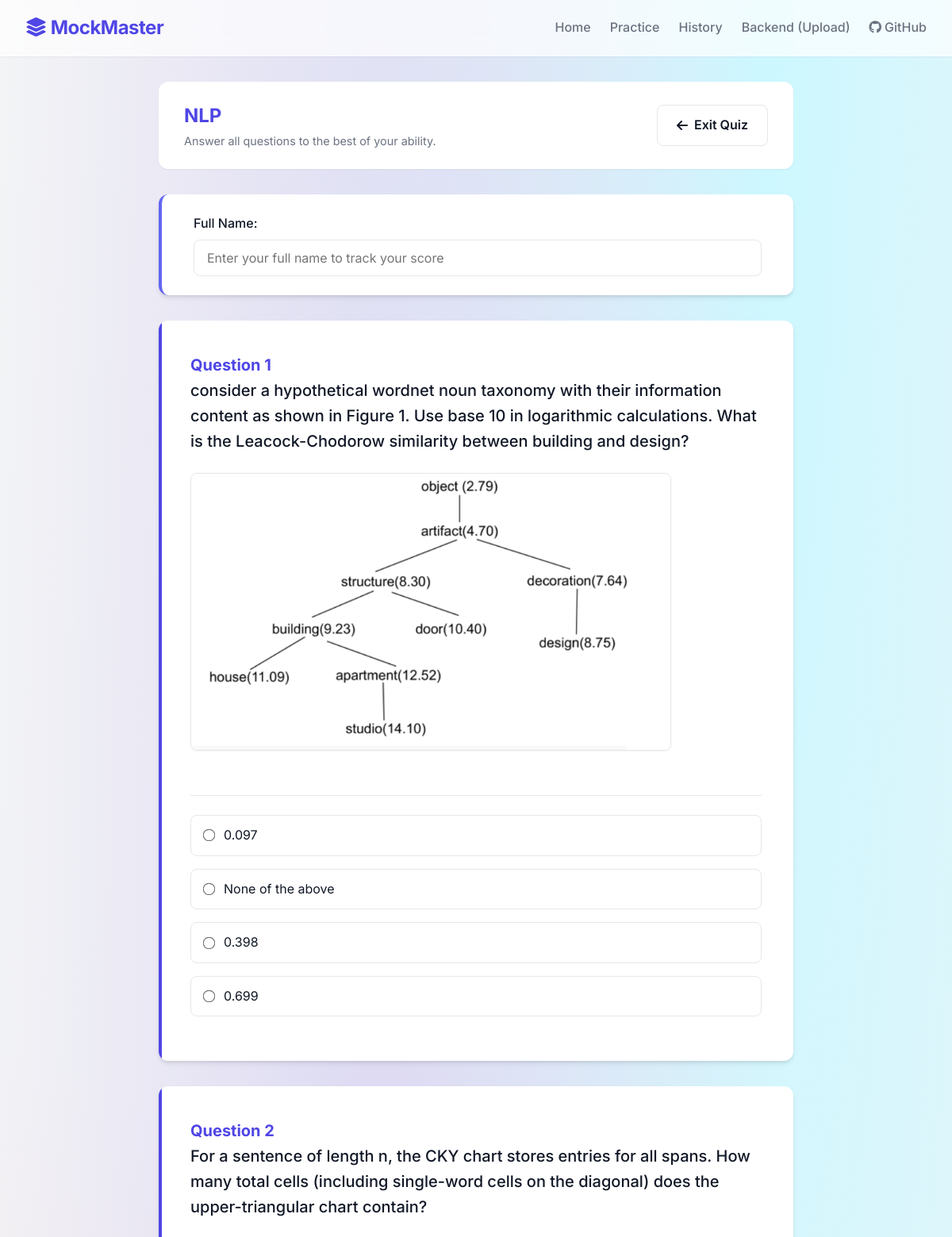
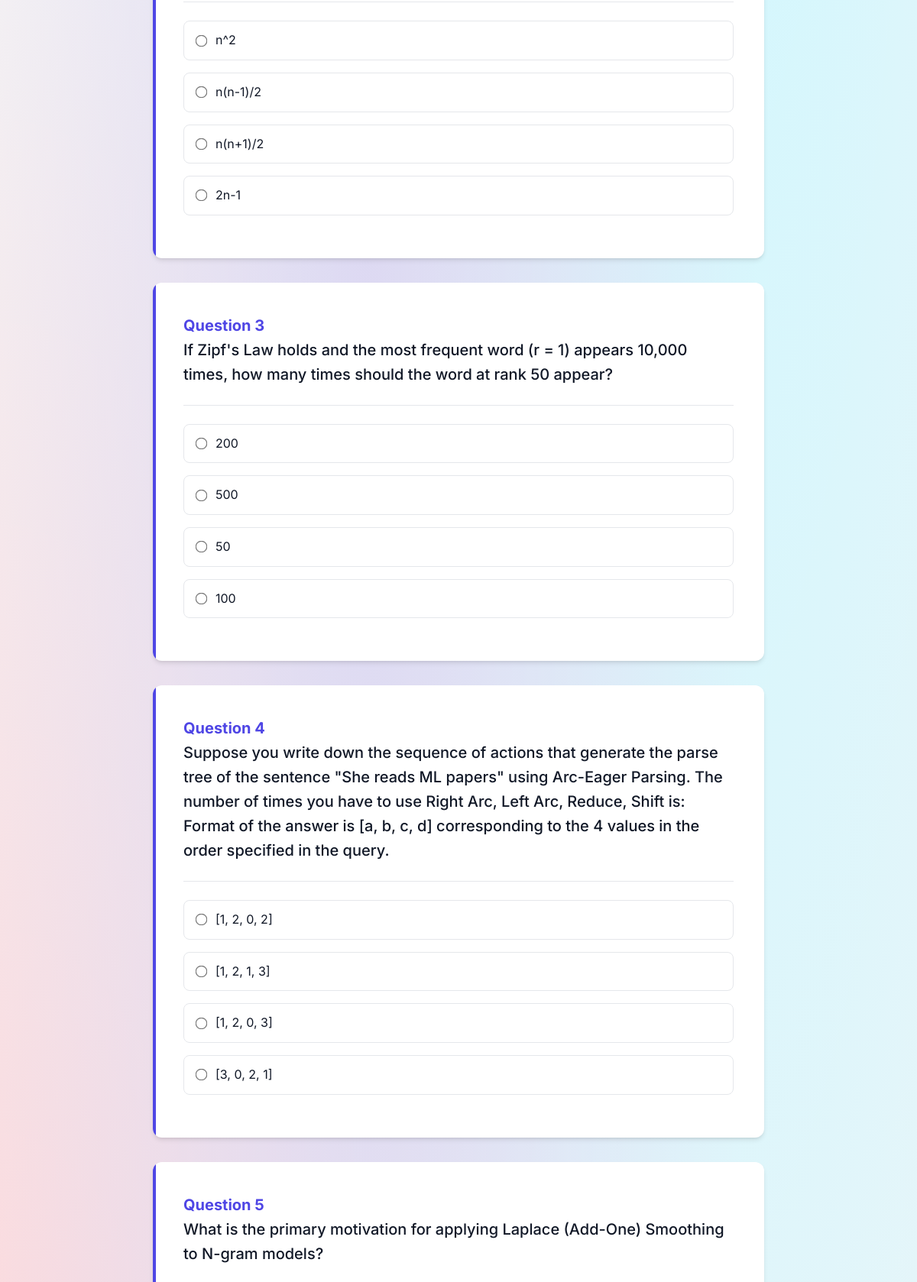
/quiz/3 (upper part), run on the app's committed database (2 pictures, top to bottom).
### app.py (models this page shows)
class Module(db.Model):
    id = db.Column(db.Integer, primary_key=True)
    name = db.Column(db.String(100), nullable=False)
    description = db.Column(db.Text, nullable=True)
    questions = db.relationship('Question', backref='module', lazy=True, cascade='all, delete-orphan')

class Question(db.Model):
    id = db.Column(db.Integer, primary_key=True)
    module_id = db.Column(db.Integer, db.ForeignKey('module.id'), nullable=False)
    text = db.Column(db.Text, nullable=False)
    type = db.Column(db.String(20), nullable=False) # 'single', 'multiple', 'numerical'
    image_path = db.Column(db.String(255), nullable=True)
    explanation = db.Column(db.Text, nullable=True)
    options = db.relationship('Option', backref='question', lazy=True, cascade='all, delete-orphan')

class Option(db.Model):
    id = db.Column(db.Integer, primary_key=True)
    question_id = db.Column(db.Integer, db.ForeignKey('question.id'), nullable=False)
    text = db.Column(db.String(255), nullable=False)
    is_correct = db.Column(db.Boolean, default=False, nullable=False)

### app.py (the view)
@app.route('/quiz/<int:module_id>')
def quiz(module_id):
    module = db.session.get(Module, module_id)
    if not module or not module.questions:
        flash('Module not found or has no questions.', 'error')
        return redirect(url_for('practice'))
    questions = list(module.questions)
    random.shuffle(questions)
    for q in questions:
        shuffled_opts = list(q.options)
        random.shuffle(shuffled_opts)
        q.shuffled_options = shuffled_opts
    return render_template('quiz.html', module=module, questions=questions)

### templates/quiz.html (shortened to what this page needs)
{% extends 'base.html' %}
{% block content %}
<div style="max-width: 800px; margin: 0 auto;">
    <div style="display: flex; justify-content: space-between; align-items: center; margin-bottom: 2rem; background: var(--surface); padding: 1.5rem 2rem; border-radius: var(--radius); box-shadow: var(--shadow-sm);">
        <div>
            <h2 style="margin: 0; color: var(--primary);">{{ module.name }}</h2>
            <p class="text-muted" style="margin: 0; font-size: 0.9rem;">Answer all questions to the best of your ability.</p>
        </div>
        <a href="{{ url_for('practice') }}" class="btn btn-secondary"><i class="fa-solid fa-arrow-left" style="margin-right: 8px;"></i> Exit Quiz</a>
    </div>
    <form id="quiz-form" action="{{ url_for('submit_quiz', module_id=module.id) }}" method="POST">
        <div class="card" style="margin-bottom: 2rem; padding: 1.5rem 2.5rem; border-left: 4px solid var(--secondary);">
            <div class="form-group" style="margin-bottom: 0;">
                <label for="student_name" class="form-label">Full Name:</label>
                <input type="text" name="student_name" id="student_name" class="form-control" placeholder="Enter your full name to track your score" required>
            </div>
        </div>
        {% for q in questions %}
            <div class="card" style="margin-bottom: 2rem; padding: 2.5rem; position: relative; overflow: hidden;">
                <div style="position: absolute; top: 0; left: 0; width: 4px; height: 100%; background: var(--primary);"></div>
                <h4 style="margin-bottom: 1.5rem; font-size: 1.25rem;">
                    <span style="color: var(--primary); margin-right: 8px;">Question {{ loop.index }}</span> <br>
                    <span style="font-weight: 500;">{{ q.text }}</span>
                </h4>
                {% if q.image_path %}
                    <img src="{{ url_for('static', filename='uploads/' + q.image_path) }}" style="max-width: 100%; max-height: 350px; margin-bottom: 2rem; border-radius: 8px; border: 1px solid var(--border); box-shadow: var(--shadow-sm);">
                {% endif %}
                <div style="margin-top: 1rem; border-top: 1px solid var(--border); padding-top: 1.5rem;">
                    {% if q.type == 'single' %}
                        {% for opt in q.shuffled_options %}
                            <label style="display: flex; align-items: center; margin-bottom: 1rem; cursor: pointer; padding: 0.75rem 1rem; border: 1px solid var(--border); border-radius: 8px; transition: all 0.2s;">
                                <input type="radio" name="q_{{ q.id }}" value="{{ opt.id }}" required style="margin-right: 12px; transform: scale(1.2);">
                                <span>{{ opt.text }}</span>
                            </label>
                        {% endfor %}
                    {% elif q.type == 'multiple' %}
                        {% for opt in q.shuffled_options %}
                            <label style="display: flex; align-items: center; margin-bottom: 1rem; cursor: pointer; padding: 0.75rem 1rem; border: 1px solid var(--border); border-radius: 8px; transition: all 0.2s;">
                                <input type="checkbox" name="q_{{ q.id }}[]" value="{{ opt.id }}" style="margin-right: 12px; transform: scale(1.2);">
                                <span>{{ opt.text }}</span>
                            </label>
                        {% endfor %}
                    {% elif q.type == 'numerical' %}
                        <input type="number" name="q_{{ q.id }}" step="any" class="form-control" placeholder="Enter your numerical answer here..." required style="max-width: 300px; padding: 1rem;">
                    {% endif %}
                </div>
            </div>
        {% endfor %}
    </form>
</div>
{% endblock %}

### templates/base.html (shortened to what this page needs)
<!DOCTYPE html>
<html lang="en">
<head>
    <link rel="stylesheet" href="{{ url_for('static', filename='style.css') }}">
    <link rel="stylesheet" href="https://cdnjs.cloudflare.com/ajax/libs/font-awesome/6.4.0/css/all.min.css">
</head>
<body>
    <nav class="navbar">
        <a href="{{ url_for('home') }}" class="nav-brand">
            <i class="fa-solid fa-layer-group"></i> MockMaster
        </a>
        <div class="nav-links">
            <a href="{{ url_for('home') }}" class="nav-item">Home</a>
            <a href="{{ url_for('practice') }}" class="nav-item">Practice</a>
            <a href="{{ url_for('history') }}" class="nav-item">History</a>
            <a href="{{ url_for('upload') }}" class="nav-item">Backend (Upload)</a>
            <a href="https://github.com/Manohar-Barla" target="_blank" class="nav-item" title="Visit my GitHub"><i class="fa-brands fa-github" style="margin-right: 4px;"></i>GitHub</a>
        </div>
    </nav>
    <main class="container">
        {% block content %}{% endblock %}
    </main>
</body>
</html>

### static/style.css (style rules this page uses)
:root { --primary: #4F46E5; --primary-hover: #4338CA; --background: #F3F4F6; --surface: #FFFFFF; --text-main: #111827; --text-muted: #6B7280; --border: #E5E7EB; --success: #10B981; --secondary: #6366F1; --secondary-hover: #4F46E5; --danger: #EF4444; --radius: 12px; --shadow-sm: 0 1px 2px 0 rgba(0, 0, 0, 0.05); --shadow-md: 0 4px 6px -1px rgba(0, 0, 0, 0.1), 0 2px 4px -1px rgba(0, 0, 0, 0.06); --shadow-lg: 0 10px 15px -3px rgba(0, 0, 0, 0.1), 0 4px 6px -2px rgba(0, 0, 0, 0.05); --glass-bg: rgba(255, 255, 255, 0.7); --glass-border: rgba(255, 255, 255, 0.5); }
* { margin: 0; padding: 0; box-sizing: border-box; }
body { font-family: 'Inter', sans-serif; background-color: var(--background); background-image: radial-gradient(at 40% 20%, hsla(250,50%,90%,1) 0px, transparent 50%), radial-gradient(at 80% 0%, hsla(189,100%,90%,1) 0px, transparent 50%), radial-gradient(at 0% 50%, hsla(355,100%,90%,1) 0px, transparent 50%); background-attachment: fixed; color: var(--text-main); line-height: 1.6; height: 100vh; overflow: hidden; display: flex; flex-direction: column; }
.navbar { background: var(--glass-bg); backdrop-filter: blur(12px); -webkit-backdrop-filter: blur(12px); border-bottom: 1px solid var(--glass-border); padding: 1rem 2rem; position: sticky; top: 0; z-index: 100; display: flex; justify-content: space-between; align-items: center; box-shadow: var(--shadow-sm); }
.nav-brand { font-size: 1.5rem; font-weight: 700; color: var(--primary); text-decoration: none; letter-spacing: -0.5px; }
.nav-links { display: flex; gap: 1.5rem; }
.nav-item { text-decoration: none; color: var(--text-muted); font-weight: 500; transition: color 0.2s ease; }
.container { max-width: 1200px; margin: 0 auto; padding: 2rem 1.5rem; flex: 1; width: 100%; overflow-y: auto; scrollbar-width: none; -ms-overflow-style: none; }
.card { background: var(--surface); border-radius: var(--radius); padding: 2rem; box-shadow: var(--shadow-md); transition: transform 0.3s ease, box-shadow 0.3s ease; }
.btn { display: inline-flex; align-items: center; justify-content: center; padding: 0.75rem 1.5rem; border-radius: 8px; font-weight: 600; font-size: 1rem; cursor: pointer; transition: all 0.2s ease; border: none; text-decoration: none; }
.btn-secondary { background-color: white; color: var(--text-main); border: 1px solid var(--border); }
h1, h2, h3, h4 { color: var(--text-main); font-weight: 700; margin-bottom: 1rem; }
.text-muted { color: var(--text-muted); }
.form-group { margin-bottom: 1.5rem; }
.form-label { display: block; margin-bottom: 0.5rem; font-weight: 500; color: var(--text-main); }
.form-control { width: 100%; padding: 0.75rem 1rem; border: 1px solid var(--border); border-radius: 8px; font-family: inherit; font-size: 1rem; transition: border-color 0.2s ease, box-shadow 0.2s ease; }

### data on the page
Module: name "NLP"
Question: text "consider a hypothetical wordnet noun taxonomy with their information content as shown in Figure 1. Use base 10 in logarithmic calculations. What is the Leacock-Chodorow similarity between building and design?", image_path (picture)
Option: text "0.097"
Option: text "None of the above"
Option: text "0.398"
Option: text "0.699"
Question: text "For a sentence of length n, the CKY chart stores entries for all spans. How many total cells (including single-word cells on the diagonal) does the upper-triangular chart contain?"
Option: text "n^2"
Option: text "n(n-1)/2"
Option: text "n(n+1)/2"
Option: text "2n-1"
Question: text "If Zipf's Law holds and the most frequent word (r = 1) appears 10,000 times, how many times should the word at rank 50 appear?"
Option: text "200"
Option: text "500"
Option: text "50"
Option: text "100"
Question: text "Suppose you write down the sequence of actions that generate the parse tree of the sentence \"She reads ML papers\" using Arc-Eager Parsing. The number of times you have to use Right Arc, Left Arc, Reduce, Shift is: Format of the answer is [a, b, c, d] corresponding to the 4 values in the order specified in the query."
Option: text "[1, 2, 0, 2]"
Option: text "[1, 2, 1, 3]"
Option: text "[1, 2, 0, 3]"
Option: text "[3, 0, 2, 1]"
Question: text "What is the primary motivation for applying Laplace (Add-One) Smoothing to N-gram models?"
